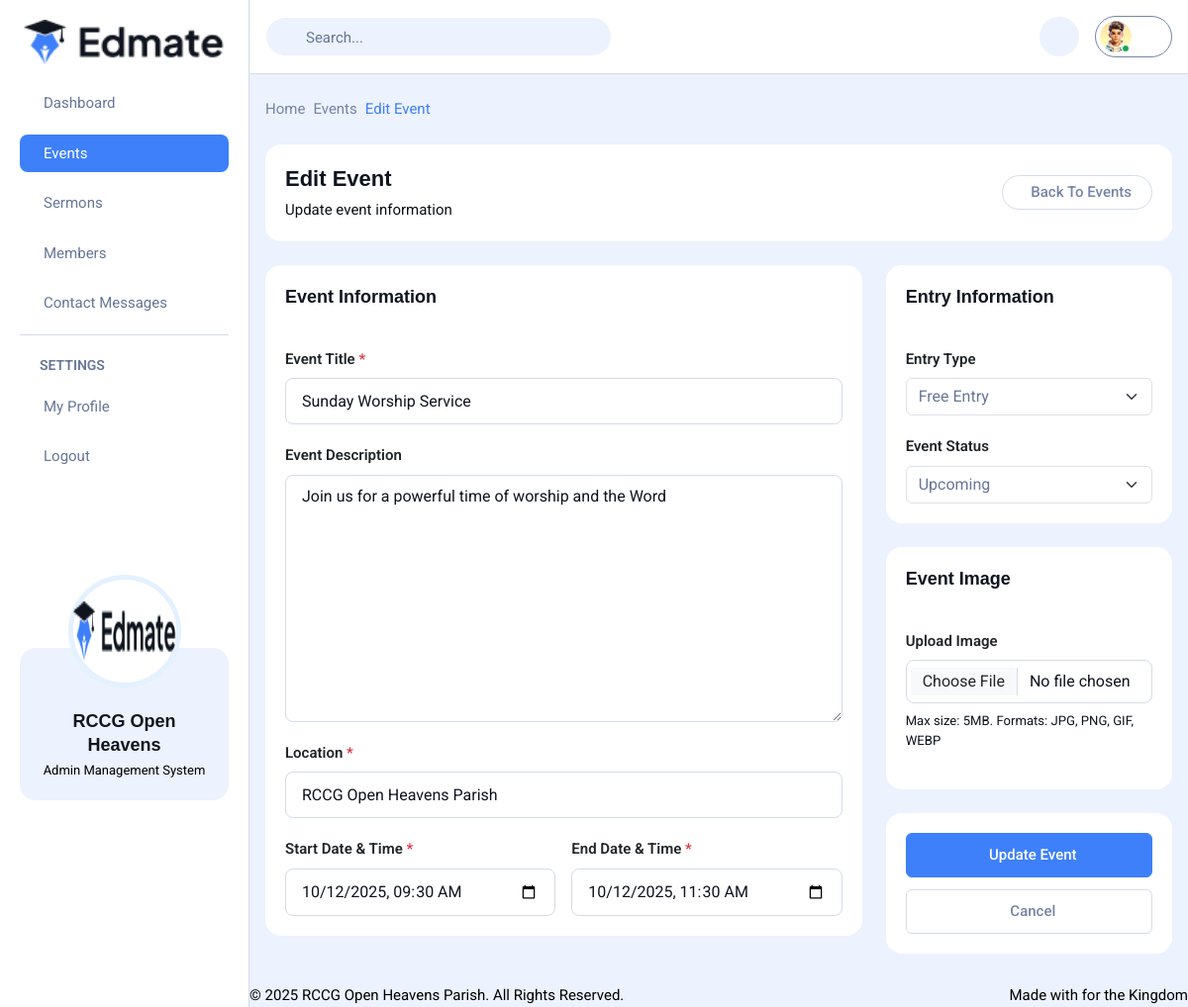
The page /admin/edit-event.php?id=1 (signed in) on the database its author committed.
### tables this page shows
CREATE TABLE IF NOT EXISTS `events` (
  `id` int(11) NOT NULL AUTO_INCREMENT,
  `title` varchar(200) NOT NULL,
  `description` text,
  `start_date` datetime NOT NULL,
  `end_date` datetime NOT NULL,
  `location` varchar(200) DEFAULT 'RCCG Open Heavens Parish',
  `entry_type` enum('free','paid') DEFAULT 'free',
  `entry_fee` decimal(10,2) DEFAULT 0.00,
  `image` varchar(255) DEFAULT NULL,
  `status` enum('upcoming','ongoing','completed','cancelled') DEFAULT 'upcoming',
  `created_by` int(11) DEFAULT NULL,
  `created_at` timestamp NOT NULL DEFAULT CURRENT_TIMESTAMP,
  `updated_at` timestamp NOT NULL DEFAULT CURRENT_TIMESTAMP ON UPDATE CURRENT_TIMESTAMP,
  PRIMARY KEY (`id`),
  KEY `created_by` (`created_by`),
  FOREIGN KEY (`created_by`) REFERENCES `admin_users` (`id`) ON DELETE SET NULL
);

### admin/edit-event.php (the view, shortened to what this page needs)
<?php
require_once 'config/db.php';
$event_id = isset($_GET['id']) ? intval($_GET['id']) : 0;
$stmt = $conn->prepare("SELECT * FROM events WHERE id = ?");
$stmt->bind_param("i", $event_id);
$stmt->execute();
$result = $stmt->get_result();
$event = $result->fetch_assoc();
include 'includes/header.php';
?>
<?php include 'includes/sidebar.php'; ?>
<?php include 'includes/topbar.php'; ?>
<div class="dashboard-body">
    <div class="breadcrumb mb-24">
        <ul class="flex-align gap-4">
            <li><a href="dashboard.php" class="text-gray-200 fw-normal text-15 hover-text-main-600">Home</a></li>
            <li><a href="index.php" class="text-gray-200 fw-normal text-15 hover-text-main-600">Events</a></li>
            <li><span class="text-main-600 fw-normal text-15">Edit Event</span></li>
        </ul>
    </div>
    <div class="card mb-24">
        <div class="card-body">
            <div class="flex-between flex-wrap gap-8">
                <div>
                    <h4 class="mb-0">Edit Event</h4>
                    <p class="text-gray-600 text-15 mt-4">Update event information</p>
                </div>
                <div>
                    <a href="index.php" class="btn btn-outline-gray rounded-pill py-9">
                        Back to Events
                    </a>
                </div>
            </div>
        </div>
    </div>
    <form action="" method="POST" enctype="multipart/form-data">
        <div class="row g-4">
            <div class="col-lg-8">
                <div class="card mb-24">
                    <div class="card-header">
                        <h5 class="mb-0">Event Information</h5>
                    </div>
                    <div class="card-body">
                        <div class="mb-20">
                            <label for="title" class="form-label fw-semibold">Event Title <span
                                    class="text-danger">*</span></label>
                            <input type="text" class="form-control" id="title" name="title" required
                                placeholder="e.g., Sunday Service, Youth Conference"
                                value="<?php echo htmlspecialchars($event['title']); ?>">
                        </div>
                        <div class="mb-20">
                            <label for="description" class="form-label fw-semibold">Event Description</label>
                            <textarea class="form-control" name="description"
                                style="height: 250px;"><?php echo $event['description']; ?></textarea>
                        </div>
                        <div class="mb-20">
                            <label for="location" class="form-label fw-semibold">Location <span
                                    class="text-danger">*</span></label>
                            <input type="text" class="form-control" id="location" name="location" required
                                placeholder="e.g., Main Auditorium, Church Hall"
                                value="<?php echo htmlspecialchars($event['location']); ?>">
                        </div>
                        <div class="row g-3">
                            <div class="col-md-6">
                                <label for="start_datetime" class="form-label fw-semibold">Start Date & Time <span
                                        class="text-danger">*</span></label>
                                <input type="datetime-local" class="form-control" id="start_datetime"
                                    name="start_datetime" required
                                    value="<?php echo date('Y-m-d\TH:i', strtotime($event['start_date'])); ?>">
                            </div>
                            <div class="col-md-6">
                                <label for="end_datetime" class="form-label fw-semibold">End Date & Time <span
                                        class="text-danger">*</span></label>
                                <input type="datetime-local" class="form-control" id="end_datetime" name="end_datetime"
                                    required value="<?php echo date('Y-m-d\TH:i', strtotime($event['end_date'])); ?>">
                            </div>
                        </div>
                    </div>
                </div>
            </div>
            <div class="col-lg-4">
                <div class="card mb-24">
                    <div class="card-header">
                        <h5 class="mb-0">Entry Information</h5>
                    </div>
                    <div class="card-body">
                        <div class="mb-20">
                            <label for="entry_type" class="form-label fw-semibold">Entry Type</label>
                            <select class="form-select" id="entry_type" name="entry_type" onchange="toggleEntryFee()">
                                <option value="free" <?php echo $event['entry_type'] == 'free' ? 'selected' : ''; ?>>Free
                                    Entry</option>
                            </select>
                        </div>
                        <div class="mb-0">
                            <label for="status" class="form-label fw-semibold">Event Status</label>
                            <select class="form-select" id="status" name="status">
                                <option value="upcoming" <?php echo $event['status'] == 'upcoming' ? 'selected' : ''; ?>>
                                    Upcoming</option>
                            </select>
                        </div>
                    </div>
                </div>
                <div class="card mb-24">
                    <div class="card-header">
                        <h5 class="mb-0">Event Image</h5>
                    </div>
                    <div class="card-body">
                        <div class="mb-20">
                            <label for="image" class="form-label fw-semibold">
                                <?php echo !empty($event['image']) ? 'Replace Image' : 'Upload Image'; ?>
                            </label>
                            <input type="file" class="form-control" id="image" name="image" accept="image/*">
                            <small class="text-gray-500 mt-8 d-block">Max size: 5MB. Formats: JPG, PNG, GIF,
                                WEBP</small>
                        </div>
                    </div>
                </div>
                <div class="card">
                    <div class="card-body">
                        <button type="submit" class="btn btn-main w-100 mb-12">
                            Update Event
                        </button>
                        <a href="index.php" class="btn btn-outline-gray w-100">
                            Cancel
                        </a>
                    </div>
                </div>
            </div>
        </div>
    </form>
</div>
<?php
include 'includes/footer.php';
?>

### rows shown on the page
events: title "Sunday Worship Service", description "Join us for a powerful time of worship and the Word", location "RCCG Open Heavens Parish", start_datetime "10/12/2025 09:30", end_datetime "10/12/2025 11:30", entry_type "Free Entry", status "Upcoming"
